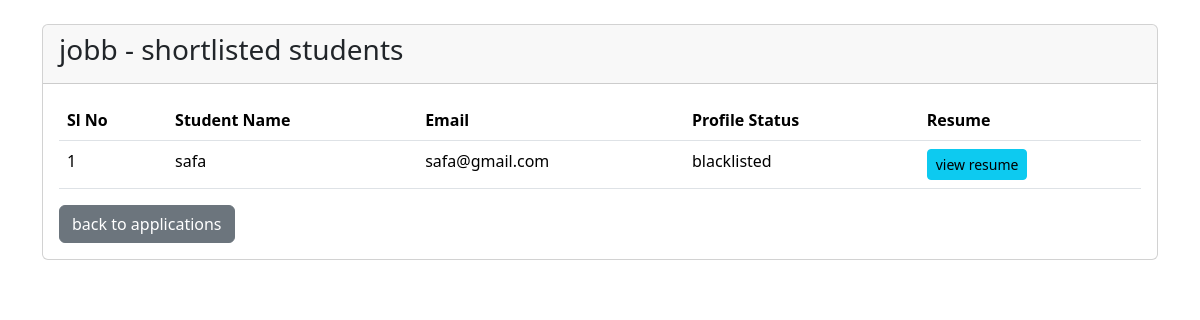
Page /company/drive/3/shortlisted (signed in) on the committed database.
### backend/models.py (models this page shows, shortened)
class PlacementDrive(db.Model):
    __tablename__ = 'placement_drives'
    placemnt_id = db.Column(db.Integer, primary_key=True, autoincrement=True)
    drive_name=db.Column(db.String, nullable=False,unique=True)
    company_id = db.Column(db.Integer, db.ForeignKey('companies.cmp_id'), nullable=False)
    job_title = db.Column(db.String, nullable=False)
    job_description = db.Column(db.Text, nullable=False)
    eligibility_criteria = db.Column(db.Text, nullable=False)
    application_deadline = db.Column(db.DateTime, nullable=False)
    status = db.Column(db.String, default="Pending")
    salary=db.Column(db.Integer,nullable="False")
    skills=db.Column(db.String, nullable=False)
    exp=db.Column(db.String, nullable=False)
    applications = db.relationship('Application', backref='drive', lazy=True)

class Application(db.Model):
    __tablename__ = 'applications'
    appln_id = db.Column(db.Integer, primary_key=True, autoincrement=True)
    student_id = db.Column(db.Integer, db.ForeignKey('students.stud_id'), nullable=False)
    drive_id = db.Column(db.Integer, db.ForeignKey('placement_drives.placemnt_id'), nullable=False)
    application_date = db.Column(db.DateTime, default=lambda:datetime.now(timezone.utc))
    status = db.Column(db.String , default="not_applied")
    __table_args__ = (
        db.UniqueConstraint('student_id', 'drive_id', name='unique_student_drive'),
    )

class Student(db.Model,UserMixin):
    __tablename__ = 'students'
    stud_id = db.Column(db.Integer, primary_key=True, autoincrement=True)
    name = db.Column(db.String, nullable=False)
    email = db.Column(db.String, unique=True, nullable=False)
    password = db.Column(db.String, nullable=False)
    skills = db.Column(db.Text)
    education = db.Column(db.Text)
    department=db.Column(db.String)
    resume = db.Column(db.String)
    status = db.Column(db.String, default="Active")
    applications = db.relationship('Application', backref='student', lazy=True)

### backend/routes.py (the view)
@app.route("/company/drive/<int:drive_id>/shortlisted", methods=["GET"])
@login_required
def view_shortls_stu(drive_id):
    if not isinstance(current_user, Company):
        return "Unauthorized"
    if current_user.approval_status.lower() != "active":
        return "wait for admin's approval"
    drive = PlacementDrive.query.filter_by(placemnt_id=drive_id, company_id=current_user.cmp_id).first_or_404()
    shortlisted_apps = Application.query.filter_by(drive_id=drive_id, status="Shortlisted").all()
    return render_template("company/shortlisted_students.html", drive=drive, shortlisted_apps=shortlisted_apps)

### app.py (called while the page is built)
def create_app():
    app=Flask(__name__)
    app.config["SQLALCHEMY_DATABASE_URI"] = "sqlite:///Placement.db"
    db.init_app(app)
    app.config["SECRET_KEY"]="thisgoodday"
    login_manager=LoginManager(app)
    @login_manager.user_loader
    def load_user(email):
        return (db.session.query(Admin).filter_by(email=email).first() or \
        db.session.query(Student).filter_by(email=email).first() or \
        db.session.query(Company).filter_by(email=email).first())
    app.app_context().push()
    db.create_all()
    return app

### templates/company/shortlisted_students.html (shortened to what this page needs)
<!DOCTYPE html>
<html lang="en">
<head>
    <link rel="stylesheet" href="https://cdn.jsdelivr.net/npm/bootstrap-icons@1.13.1/font/bootstrap-icons.min.css">
    <link href="https://cdn.jsdelivr.net/npm/bootstrap@5.3.8/dist/css/bootstrap.min.css" rel="stylesheet">
</head>
<body>
    <div class="container mt-4">
    <div class="card">
    <div class="card-header">
        <h3>{{ drive.drive_name }} - shortlisted students</h3>
    </div>
    <div class="card-body">
        <table class="table">
            <thead>
            <tr>
            <th>Sl No</th>
            <th>Student Name</th>
            <th>Email</th>
            <th>Profile Status</th>
            <th>Resume</th>
            </tr>
            </thead>
        <tbody>
            {% for appln in shortlisted_apps %}
            <tr>
            <td>{{ loop.index }}</td>
            <td>{{ appln.student.name }}</td>
            <td>{{ appln.student.email }}</td>
            <td>{{ appln.student.status }}</td>
            <td>
            {% if appln.student.resume %}
            <a href="/static/{{ appln.student.resume }}" target="_blank" class="btn btn-sm btn-info">view resume</a>
            {% else %}
            No resume
            {% endif %}
            </td>
            </tr>
            {% else %}
            <tr>
<td colspan="5">No shortlisted students yet.</td>
            </tr>
            {% endfor %}
        </tbody>
    </table>
<a href="{{ url_for('revw_drive_appln', drive_id=drive.placemnt_id) }}" class="btn btn-secondary">back to applications</a>
</div>
</div>
</div>
</body>
</html>

### rows in the picture
PlacementDrive: drive_name "jobb"
Application: student.name "safa", student.email "safa@gmail.com", student.status "blacklisted"
